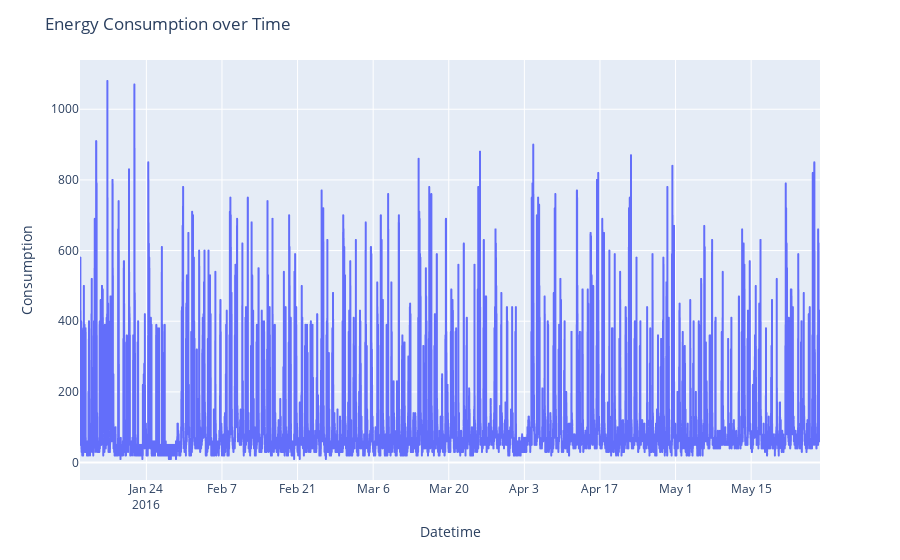

The notebook cell this image was saved under:
### Code cell
#Interractive timeseries graph
plot = px.line(x=energy.index, y=energy['Appliances'])
plot.update_layout(title='Energy Consumption over Time', xaxis_title="Datetime",yaxis_title="Consumption",)
plot.show()

### Figure 1 — Plotly figure (JSON) as saved in the notebook; plotly's stock layout.template omitted (floating-point values rounded to 4 significant figures; data arrays with more than 128 entries replaced by an {"elided": "..."} marker saying what was removed)
{"data": [{"hovertemplate": "x=%{x}<br>y=%{y}<extra></extra>", "legendgroup": "", "line": {"color": "#636efa", "dash": "solid"}, "marker": {"symbol": "circle"}, "mode": "lines", "name": "", "showlegend": false, "type": "scattergl", "x": {"elided": "19735 str values"}, "xaxis": "x", "y": {"elided": "19735 int values"}, "yaxis": "y"}], "layout": {"legend": {"tracegroupgap": 0}, "margin": {"t": 60}, "title": {"text": "Energy Consumption over Time"}, "xaxis": {"anchor": "y", "domain": [0, 1], "title": {"text": "Datetime"}}, "yaxis": {"anchor": "x", "domain": [0, 1], "title": {"text": "Consumption"}}}}
